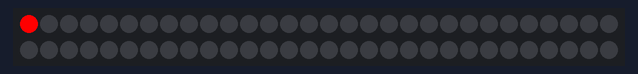
Bench run of a sketch on a simulated Arduino Uno, built with avr-gcc and run on an emulated ATmega328P. Shown: 60 RGB LEDs in strip order, left to right, continuing on the next row.

Above: at 0.01 s.
At 6.21 s:
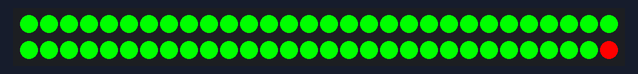
At 12.51 s:
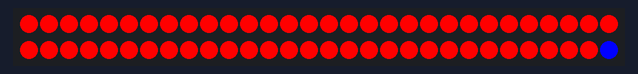
At 18.81 s:
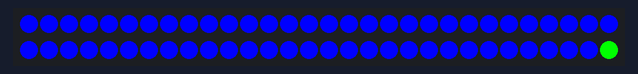
At 29.32 s:
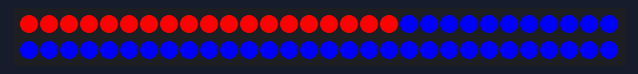
At 39.93 s:
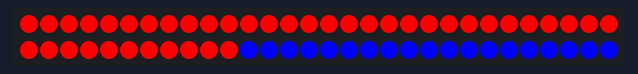

The sketch:

rgb_test.ino
```cpp
#include <Adafruit_NeoPixel.h>

#define LED_PIN     2   // GPIO connected to WS2812B DIN
#define NUM_LEDS    60   // Change this to match the number of LEDs in your strip

Adafruit_NeoPixel strip(NUM_LEDS, LED_PIN, NEO_GRB + NEO_KHZ800);

void setup() {
  strip.begin();  // Initialize LED strip
  strip.show();   // Turn off all LEDs initially
}

void loop() {
  colorWipe(strip.Color(255, 0, 0), 50); // Red
  colorWipe(strip.Color(0, 255, 0), 50); // Green
  colorWipe(strip.Color(0, 0, 255), 50); // Blue
}

// Function to fill strip with color
void colorWipe(uint32_t color, int wait) {
  for (int i = 0; i < strip.numPixels(); i++) {
    strip.setPixelColor(i, color);
    strip.show();
    delay(wait);
  }
}
```
